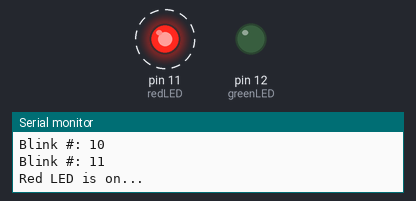
Simulated run of this sketch. Board: Arduino Uno, built with avr-gcc and run on an emulated ATmega328P. On the bench: output pins drawn as LEDs (lit = HIGH), the last lines printed to the serial monitor. Dashed ring = blinking.

Above: at 2.0 s.
At 5.87 s:
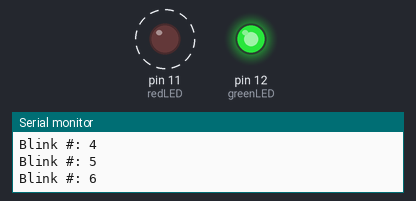
Timing chart, 0 to 6.2 s (numbered marks = the images above):
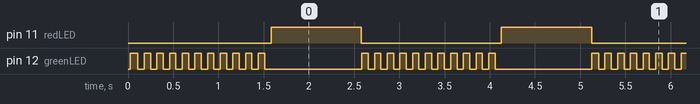

The sketch:

lesson_5.ino
```cpp
String loopNumber = "Loop #: ";
String redLEDon = "Red LED is on... ";
String redLEDoff = "Red LED is off... ";
String greenLEDon = "Green LED is blinkin...";
String greenLEDonNum = "Blink #: ";
String startMessage = "Starting lesson #5: Working with Strings in Arduino";
int greenLED = 12;
int redLED = 11;
int sleepTime = 1000;
int shortSleepTime = 70;
int portNum = 9600;
int n = 1;

void setup() {
  // put your setup code here, to run once:
  Serial.begin(portNum);
  Serial.print(startMessage + '\n');
  pinMode(greenLED, OUTPUT);
  pinMode(redLED, OUTPUT);
}

void loop() {
  // put your main code here, to run repeatedly:

  Serial.println();
  Serial.print(loopNumber + n + '\n');

  Serial.println('\n' + greenLEDon + '\n');
  for(int i=0; i<=10; i=i+1){

    digitalWrite(greenLED, HIGH);
    Serial.print(greenLEDonNum + (i+1) + '\n');
    delay(shortSleepTime);
    digitalWrite(greenLED, LOW);
    delay(shortSleepTime);
    }

  n=n+1;

  Serial.println('\n' + redLEDon + '\n');
  digitalWrite(redLED, HIGH);
  delay(sleepTime);
  digitalWrite(redLED, LOW);
  Serial.println(redLEDoff);
}
```

Measured:
- by itself, pin 11 (redLED): alternates HIGH for 1.0 s and LOW for 1.5 s
- by itself, pin 12 (greenLED): repeats every 2.6 s: HIGH 0.07 s, LOW 1.1 s, 10 × (HIGH 0.07 s, LOW 0.07 s)
